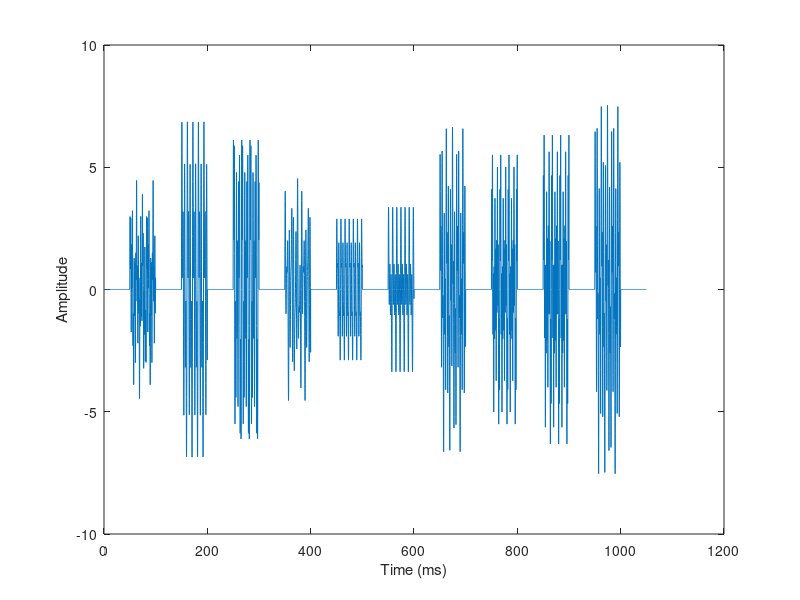

Write MATLAB code to recreate this figure.
function [Signal] = fixed_encoder()

num= '9057218668'; %user defined number
LengthN = length(num); 
DigitPeriod= [50 50 50 50 50 50 50 50 50 50]; %duration of tones
SilentPeriod= [50 50 50 50 50 50 50 50 50 50]; %silent period after each tone
Noise=100;
%frequencies
List = [75 150 300; 100 200 300; 100 200 400; 100 200 500; 100 150 300; 
    100 150 400; 100 150 500; 75 200 300; 75 200 400; 75 200 500];

        if(LengthN > length(DigitPeriod)||LengthN>length(SilentPeriod))
            fprintf('You have not incuded enough silences and/or duration periods. Please try again.')
            return;
        end
 %Initial Values
            Sampling = 8000; % sampling for sound must be atleast 8000
            T=1/Sampling;
 %Initate variables         
            interval = 50*10;
            Signal = zeros(interval,1);   % Fill Array with Zeros
% generate signal for number number
     for i = 1: LengthN

          duration = DigitPeriod(i)*10; % duration specified in prompt
          interval = SilentPeriod(i)*10; % interval specified in prompt
         % Ns = floor(duration*Sampling);  % signal
         % N0 = floor(interval*Sampling);  % silence period
          %Array of Intervals:
         k = (1:duration)*T;  
         N0=interval;
         number = str2double(num(i)); % convert string to doubles
         %Looks at the values in the List above to see which freqs need to
         %be added for the tone.
         Freq1 = List(number+1,1); 
         Freq2 = List(number+1,2);
         Freq3 = List(number+1,3);
         ToneSignal =(1+ rand(1))*(sin(2.*pi.*Freq1.*k)...
             + (1+ rand(1))*sin(2.*pi.*Freq2.*k)...
             + (1+ rand(1))*sin(2.*pi.*Freq3.*k));  % maximal amplitude is 2
         %Creates a matrix to store all signals computed above into a
         %matrix, ":" operant makes the rows of the maxtrix columbs. and
         %then adds a zeros matrix to fill the "intervals".
         Signal = [Signal; ToneSignal(:); zeros(N0,1)];
     end


length1=length(Signal);
length1=(length1-1)/10;
time_vec=0:.1:length1;
plot(time_vec, Signal); %To see the plot of the original signal without noise, uncomment this line.
xlabel('Time (ms)');
ylabel('Amplitude');
%Add White Noise to Signal:
Signal = awgn(Signal,Noise);
plot(time_vec,Signal) %To see the plot of the signal with noise, uncomment this line
xlabel('Time (ms)');
ylabel('Amplitude');

end